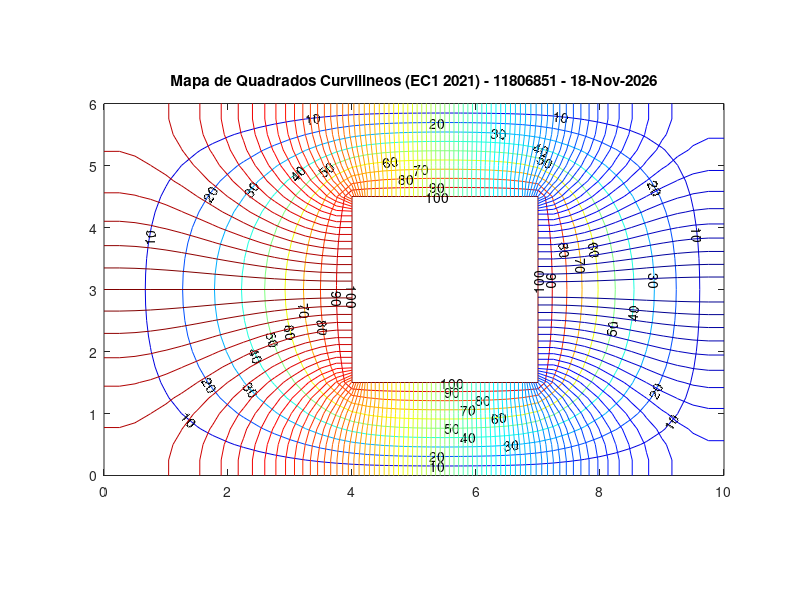

Write the MATLAB code that produced this figure.
%%%% ///////////////////////////////////////////////////////////////////////////
%%%%        PTC3213 - EC1 - 2021 - DIFEREN�AS FINITAS
%%%%
%%%%    NUSP1 Aluno A (Substitua pelos num. e nomes corretos em ordem alf.)
%%%%    NUSP2 Aluno B
%%%%    NUSP3 Aluno C
%%%%                           Complete os campos com ???????????????????????
%%%%
%%%%  /////////////////////////////////////////////////////////////////////////
clear;
clf;
%%%
%%%  A linha 15 (pkg install...) deve ser executada uma unica vez no
%%% GNU Octave e necessita de conexao aa internet. Pode tambem ser executada fora do programa.
%%%
warning ("off");
%pkg install -local -forge  matgeom; %% descomentar para rodar a 1a vez, somente
pkg load matgeom; % executar este comando apenas 1 vez, ap�s abrir o Octave
warning ("on");
clc;
%%%  ======================================================================
%%%   Dados de entrada
%%%
NUSP = 11806851  ; % NUSP do 1o aluno (ordem alfab.)
%
a= 10 ; # dimens�es em cm
b= 6  ;
c= 3  ;
d= 3  ;
g= 4  ;
h=(b-d)/2;
epsr= 2;
sigma= 3e-3  ;  # S/m
sigma_dual= 4e-3; # S/m
eps0= 8.85418782e-12;  % F/m
Vmin= 0;     % Volts
Vmax= 100;   % Volts
%%%
%%%  ======================================================================
%%%
%%%            Definicao do dominio
%%%%
%%%% A variavel dx abaixo e' a discretizacao utilizada. Valores diferentes
%%%% daqueles sugeridos abaixo nao funcionarao. Diminua o dx para gerar a
%%%% versao final a ser entregue.
%dx=0.05; % Tempo de execucao MUITO longo!!
%dx=0.1;   % Tempo de execucao longo!!
%dx=0.25;  % recomendado para a versao final
dx=0.25;%% Mude para dx=0.25 somente quando for gerar os resultados finais!!!
erro=0.0;
start=start_Dual= 50;
iter=0;
dy=dx;
lx=a;
ly=b;
Nx=round(lx/dx)+1;
Ny=round(ly/dx)+1;
ring1= [0 0; lx 0; lx ly; 0 ly; 0 0];
ring2=[g h; g h+d; g+c h+d; g+c h; g h];
polyg={ring1,ring2};
verts = polygonVertices(polyg);
xgv=((1:Nx)-1)*dx;
ygv=((1:Ny)-1)*dx;
[x,y]=meshgrid(xgv,ygv);
verts1 = polygonVertices(ring1);
verts2 = polygonVertices(ring2);
xv1=verts1(:,1);
yv1=verts1(:,2);
xv2=verts2(:,1);
yv2=verts2(:,2);
[in1,on1] = inpolygon(x,y,xv1,yv1);
[in2,on2] = inpolygon(x,y,xv2,yv2);
%%%
%%%    Atribui Condicoes de contorno
%%%
r=find(in1&~in2|on2); % tudo
p=find(in1&~on1&~in2); %so  nos internos
q=find(on1|on2); %so fronteira
iVmax=find(on2);
iFuro=find(in2&!on2);
Phi_prev=zeros(size(x));
Phi_new=zeros(size(x));
Phi_new(iVmax)= Vmax;
Phi_new(iFuro)= NaN;
Phi_new(p)= start;
%%% ========================================================================
%%%
%%% Contador de iteracoes
iter=0;
%%% Erro maximo entre Phi_new e Phi_prev
erro=max(max(abs(Phi_new-Phi_prev)));
%%%
%%%             Laco iterativo - Metodo das Diferencas Finitas
%%%
while(erro > 1e-4 && iter < 1e4)% Executa ate convergir ou atingir o maximo de iteracoes
    iter=iter+1; % Incrementa iteracao
%%%   Atualiza o potencial dos nos internos pela media dos 4 vizinhos - Eq. Laplace - M.D.F.
    for k=1:size(p,1);
        [i,j]=ind2sub(size(x),p(k));
            Phi_new(i,j)=(Phi_new(i-1,j)+Phi_new(i+1,j)+Phi_new(i,j-1)+Phi_new(i,j+1))/4;
    end
%%%% Calcula maximo erro entre Phi_atual e Phi_prev de todo o dominio
    erro=max(max(abs(Phi_new-Phi_prev)));
    eps(iter)=erro;
%%%%    Atualiza a matriz de potenciais
    Phi_prev=Phi_new;

end
niter1=iter;
if (niter1 == 1e4 && erro > 1e-4)
	disp([' Numero maximo de iteracoes atingido sem convergencia :', num2stg(niter1), '  iteracoes \? Erro: \n', num2str(erro), 'Os resultados podem nao ter significado!\n']);
end
%%%
%%%
%%% Problema Dual (Somente para tracado dos Quadrados Curvilineos!)
%%%
%%% Atribui Condicoes de Contorno
iyDual=find( (y(:,:) < ly/1.999) & (y(:,:) > ly/2.001) );
iVmaxdual=find( (x(iyDual) > (-0.01)) & (x(iyDual) < (1.0001*g)));
i0=find( (x(iyDual)> (0.9999*(g+c))) & (x(iyDual)< (1.0001*lx)) );
xfe=find(  x(iVmax)< 1.0001*min(x(iVmax)) ); xfd=find(  x(iVmax)> 0.9999*max(x(iVmax)) );
yfa=find(  y(iVmax)> 0.9999*max(y(iVmax)) ); yfb=find(  y(iVmax)< 1.0001*min(y(iVmax)) );
tol=1e-4;
for k=1:size(iVmax,1);
    if ( abs( x(iVmax(k))-min(x(iVmax)) )< tol && abs( y(iVmax(k))-min(y(iVmax)) )< tol)
             [ieb,jeb]=ind2sub(size(x), iVmax(k));
     elseif (abs( x(iVmax(k))-min(x(iVmax)) )< tol && abs( y(iVmax(k))-max(y(iVmax)) )< tol)
            [iea,jea]=ind2sub(size(x), iVmax(k));
     elseif ( abs( x(iVmax(k))-max(x(iVmax)) )< tol && abs( y(iVmax(k))-min(y(iVmax)) )< tol)
             [idb,jdb]=ind2sub(size(x), iVmax(k));
     elseif (abs( x(iVmax(k))-max(x(iVmax)) )< tol && abs( y(iVmax(k))-max(y(iVmax)) )< tol)
            [ida,jda]=ind2sub(size(x), iVmax(k));
    end
 end

Dual_prev=zeros(size(x));
Dual_new=Dual_prev;
Dual_new(r)= -1;
Dual_new(iFuro)= NaN;
Dual_new(iyDual(iVmaxdual))=Vmax;
Dual_new(iyDual(i0))=Vmin;
p2=find(Dual_new(p) < 0);
Dual_new(r)= start_Dual;
Dual_new(iFuro)= NaN;
Dual_new(iyDual(iVmaxdual))=Vmax;
Dual_new(iyDual(i0))=Vmin;
%%% Contador de iteracoes - dual
iter2=0;
%%% Erro maximo entre Phi_new e Phi_prev (Dual)
erro2=max(max(abs(Dual_new-Dual_prev)));
%
%%%       Laco iterativo (Problema Dual) - MDF
%
while(erro2 > 1e-3 && iter2 < 1e4)% Executa ate convergir ou atingir o maximo de iteracoes
    iter2=iter2+1; % Incrementa iteracao
%%%   Atualiza o potencial das fronteiras
    Dual_new(1,:)=Dual_prev(2,:);
    Dual_new(Ny,:)=Dual_prev(Ny-1,:);
    Dual_new(:,1)=Dual_prev(:,2);
    Dual_new(2:Ny-1,Nx)=Dual_prev(2:Ny-1,Nx-1);
    for k=2:size(xfe,1)-1
        [ie,je]=ind2sub(size(Dual_new), iVmax(xfe(k)));
        Dual_new(ie,je)=Dual_new(ie,je-1);
    end
    for k=2:size(xfd,1)-1
        [id,jd]=ind2sub(size(Dual_new), iVmax(xfd(k)));
        Dual_new(id,jd)=Dual_new(id,jd+1);
    end
    for k=2:size(yfb,1)-1
        [ib,jb]=ind2sub(size(Dual_new), iVmax(yfb(k)));
        Dual_new(ib,jb)=Dual_new(ib-1,jb);
    end
    for k=2:size(yfa,1)-1
        [ia,ja]=ind2sub(size(Dual_new), iVmax(yfa(k)));
        Dual_new(ia,ja)=Dual_new(ia+1,ja);
    end
    Dual_new(iyDual(iVmaxdual))=Vmax;
    Dual_new(iyDual(i0))=Vmin;
%%%%
%%%% Atualiza o potencial dos nos internos pela media dos 4 vizinhos - Eq. Laplace - M.D.F.
    for k=1:size(p2,1);
        [i,j]=ind2sub(size(x),p(p2(k)));
        Dual_new(i,j)=(Dual_new(i-1,j)+Dual_new(i+1,j)+Dual_new(i,j-1)+Dual_new(i,j+1))/4;
    end
%%% Cantos
    Dual_new(ieb,jeb)=(Dual_new(ieb-1,jeb)+Dual_new(ieb+1,jeb)+Dual_new(ieb,jeb-1)+Dual_new(ieb,jeb+1))/4;
    Dual_new(iea,jea)=(Dual_new(iea-1,jea)+Dual_new(iea+1,jea)+Dual_new(iea,jea-1)+Dual_new(iea,jea+1))/4;
    Dual_new(idb,jdb)=(Dual_new(idb-1,jdb)+Dual_new(idb+1,jdb)+Dual_new(idb,jdb-1)+Dual_new(idb,jdb+1))/4;
    Dual_new(ida,jda)=(Dual_new(ida-1,jda)+Dual_new(ida+1,jda)+Dual_new(ida,jda-1)+Dual_new(ida,jda+1))/4;
%%% Calcula maximo erro entre Phi_atual e Phi_prev de todo o dominio
    erro2=max(max(abs(Dual_new-Dual_prev)));
    eps2(iter2)=erro2;
%%% Atualiza a matriz de potenciais
    Dual_prev=Dual_new;
%%%
end
niter2=iter2;
if (niter2 == 1e4 && erro2 > 1e-3)
	disp([' Numero maximo de iteracoes atingido sem convergencia :', num2stg(niter2), '  iteracoes \? Erro: \n', num2str(erro2), 'Interprete este resultado com ressalvas!\n']);
end
%%%==========================================================================
%%%
%%%               DADOS DE SAIDA
%%%
%%%==========================================================================
%%%
%%%      CORRENTE TOTAL (A)
%%
Somat=sum(Phi_new(2,:))+sum(Phi_new(Ny-1,:))+sum(Phi_new(:,2))+sum(Phi_new(:,Nx-1));
I= 1*sigma*Somat ;
%%%
%%%       RESISTENCIA em ohms
%%%
R= (Vmax-Vmin)/I   ;
%%%
%%%        CAPACITANCIA em pF
%%%
Cap= (eps0*epsr)/(R*sigma);
%%%
%%%     RESISTENCIA DUAL em ohms
%%%
Rdual=  1/(R*sigma*sigma_dual) ;
%%%
%%%    VETOR DESLOCAMENTO
%%%
Dn=[Phi_new(2,1:Nx-1),Phi_new(1:Ny-1,Nx-1)',Phi_new(Ny-1,1:Nx-1),Phi_new(1:Ny-1,2)']*epsr*eps0/dx*100;
%%
%%   Densidade de carga m�nima em nC/m^2
%%
Rho_s_min= -max(Dn)*1e9;
%%
%%  Numero de tubos de corrente
%%
nsnp= R*sigma;
ntubos=10/nsnp;  %% CORRIGIDO
%%%%==========================================================================
%%%%              IMPRESSAO DE RESULTADOS NO TERMINAL
%%%%                  ATENCAO para as unidades:
%%%%          R e Rdual em ohms     Cap em pF    Rho_s  em nC/m^2
%%%%
%%%%
fprintf('\n\n nUSP: %d\n R = %g ohms\n C = %g pF\n Rho_s_min = %g nC/m^2\n Rdual = %g ohms\n Tubos: %g\n', NUSP, R, Cap, Rho_s_min,Rdual,floor(ntubos) );
%%%
%%%
FIG=figure (1);
%%
%%%           TRACADO DE EQUIPOTENCIAIS
%%%
V=0:10:Vmax;
colormap cool;
[C,H]=contour(x,y, Phi_new ,  V  );
clabel(C,V);
axis('equal');
hold on
%%%
%%%   EQUIPOTENCIAIS PROBLEMA DUAL (para tracado dos quadrados curvilineos)
%%%
%%%
%%%
deltaV= Vmax/floor(ntubos) ;
V=0:deltaV:Vmax;
colormap jet;
contour(x,y,Dual_new, V );
axis('equal');
strusp=sprintf('%d',NUSP);
titulo=['Mapa de Quadrados Curvilineos (EC1 2021) - ', strusp, ' - ', date()];
title(titulo);
hold off
%%%
%%%      ARQUIVO DE SAIDA COM O MAPA DOS QUADRADOS CURVILINEOS
%%%(Grava na pasta exibida no Navegador de Arq. da interface gr�fica do Octave)
%%%
arq=['EC1_2021_QC_',strusp,'.png'];
print(FIG,arq);
%%%%   ========================================================================
%%%%  FIM
%%%%
